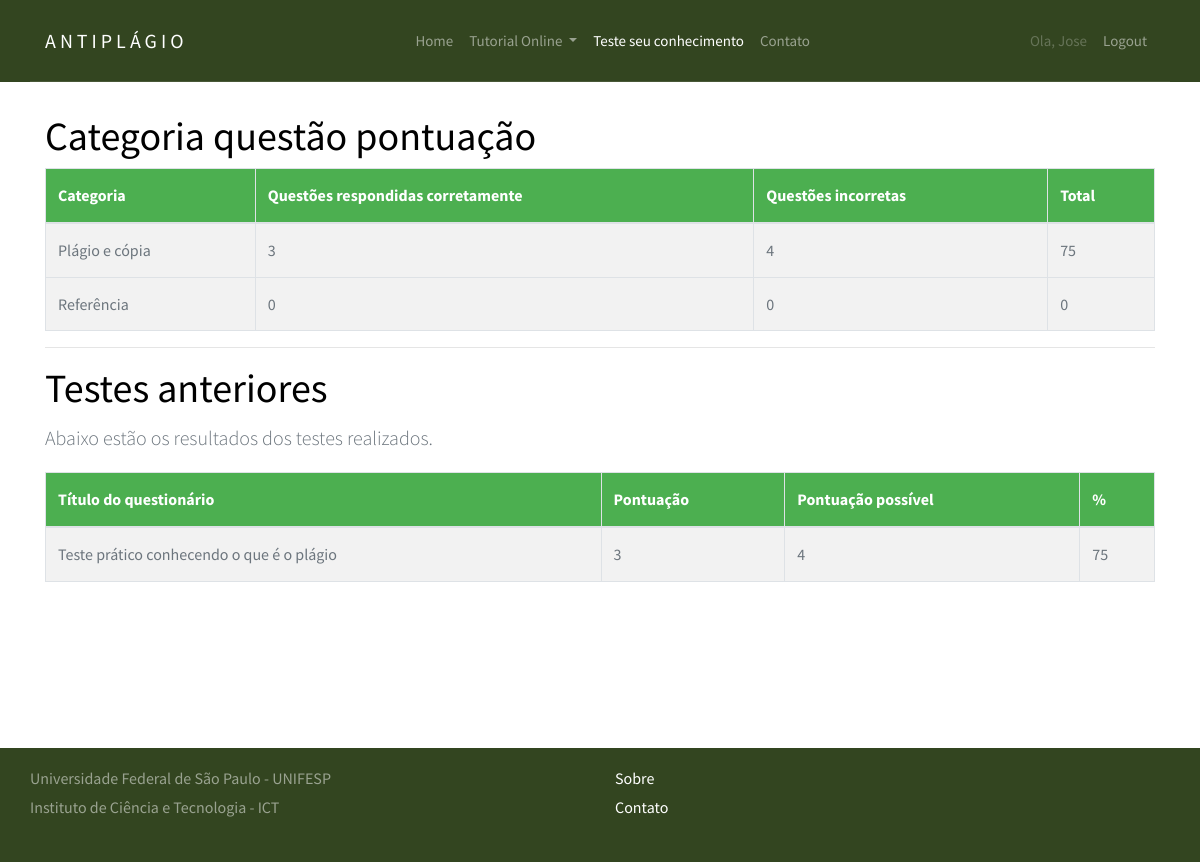
Before: /quiz/progress/ (signed in) with the older database file.
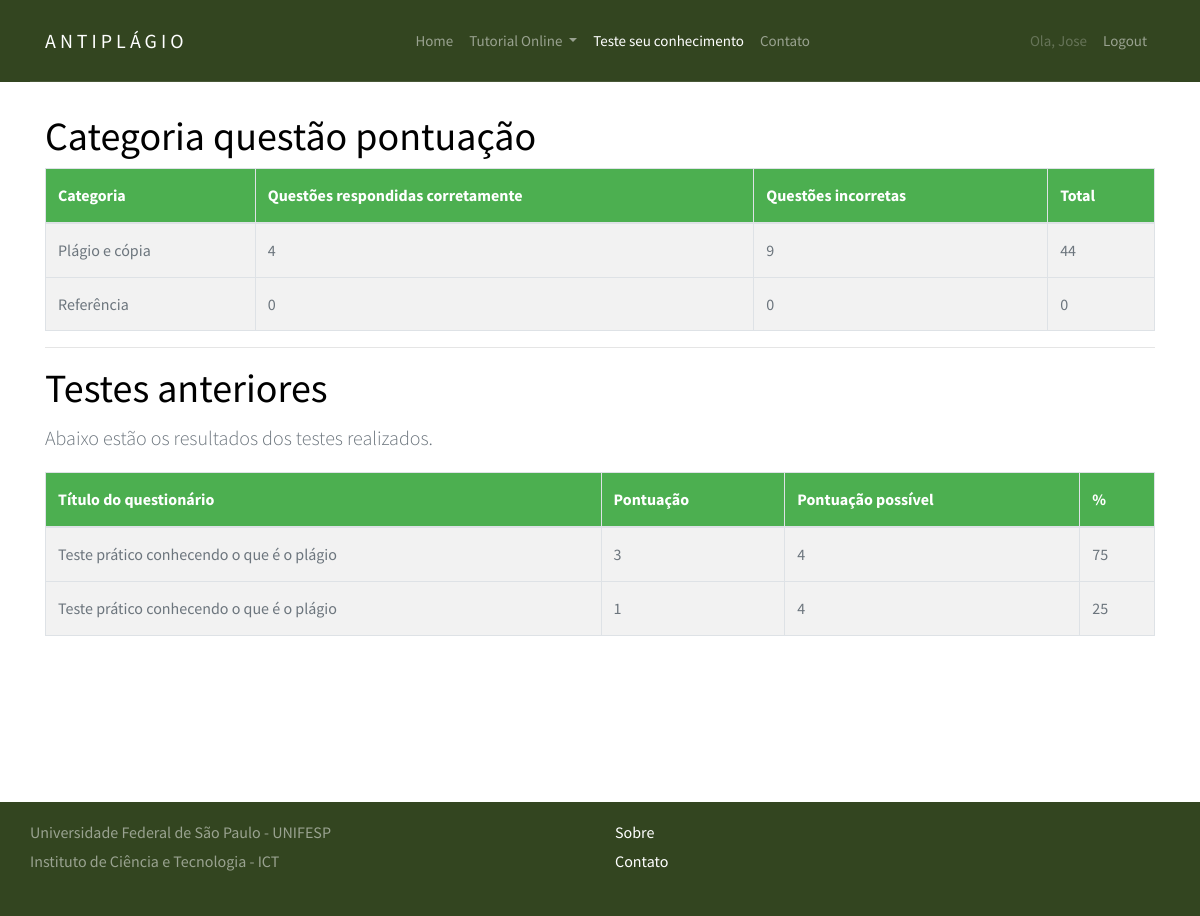
After: the same page with the newer database file.
### django_quiz/quiz/models.py (models this page shows, shortened)
@python_2_unicode_compatible
class Category(models.Model):
    category = models.CharField(
        verbose_name=_("Categoria"),
        max_length=250, blank=True,
        unique=True, null=True)
    objects = CategoryManager()
    class Meta:
        verbose_name = _("Categoria")
        verbose_name_plural = _("Categorias")

class Sitting(models.Model):
    user = models.ForeignKey(settings.AUTH_USER_MODEL, verbose_name=_("Usuário"), on_delete=models.PROTECT)
    quiz = models.ForeignKey(Quiz, verbose_name=_("Quiz"), on_delete=models.PROTECT)
    question_order = models.CharField(
        max_length=1024,
        verbose_name=_("Ordem das questões"),
        validators=[validate_comma_separated_integer_list])
    question_list = models.CharField(
        max_length=1024,
        verbose_name=_("Lista das questões"),
        validators=[validate_comma_separated_integer_list])
    incorrect_questions = models.CharField(
        max_length=1024,
        blank=True,
        verbose_name=_("Questões incorretas"),
        validators=[validate_comma_separated_integer_list])
    current_score = models.IntegerField(verbose_name=_("Pontuação atual"))
    complete = models.BooleanField(default=False, blank=False,
                                   verbose_name=_("Completa"))
    user_answers = models.TextField(blank=True, default='{}',
                                    verbose_name=_("Resposta do usuário"))
    start = models.DateTimeField(auto_now_add=True,
                                 verbose_name=_("Iniciar"))
    end = models.DateTimeField(null=True, blank=True, verbose_name=_("Fim"))
    objects = SittingManager()
    class Meta:
        permissions = (("view_sittings", _("Visualizar testes concluídos.")),)
    def _question_ids(self):
        return [int(n) for n in self.question_order.split(',') if n]
    @property
    def get_percent_correct(self):
        dividend = float(self.current_score)
        divisor = len(self._question_ids())
        if divisor < 1:
            return 0            # prevent divide by zero error
        if dividend > divisor:
            return 100
        correct = int(round((dividend / divisor) * 100))
        if correct >= 1:
            return correct
        else:
            return 0
    @property
    def get_max_score(self):
        return len(self._question_ids())

@python_2_unicode_compatible
class Quiz(models.Model):
    title = models.CharField(
        verbose_name=_("Título"),
        max_length=60, blank=False)
    description = models.TextField(
        verbose_name=_("Descrição"),
        blank=True, help_text=_("Descrição do questionário"))
    url = models.SlugField(
        max_length=60, blank=False,
        help_text=_("Uma URL amigável"),
        verbose_name=_("Uma URL amigável"))
    category = models.ForeignKey(
        Category, null=True, blank=True,
        verbose_name=_("Categoria"), on_delete=models.PROTECT)
    random_order = models.BooleanField(
        blank=False, default=False,
        verbose_name=_("Ordem aleatória"),
        help_text=_("Exibe as peguntas em"
                    "uma ordem aleatória ou como eles "
                    "estão setados?"))
    max_questions = models.PositiveIntegerField(
        blank=True, null=True, verbose_name=_("Questões Max"),
        help_text=_("Número de perguntas a serem respondidas em cada tentativa."))
    answers_at_end = models.BooleanField(
        blank=False, default=False,
        help_text=_("A resposta correta NÃO é mostrada após a pergunta ."
                    " Respostas exibidas no final."),
        verbose_name=_("Respostas no final"))
    exam_paper = models.BooleanField(
        blank=False, default=False,
        help_text=_("Se sim o resultado de cada"
                    " tentativa do usuário será"
                    " armazenado. Necessário marcação"),
        verbose_name=_("Resultado teste"))
    single_attempt = models.BooleanField(
        blank=False, default=False,
        help_text=_("Se sim, apenas uma tentativa por"
                    " usuário será permitida"
                    " Não usuários não poderam fazer este teste."),
        verbose_name=_("Tentativa única"))
    pass_mark = models.SmallIntegerField(
        blank=True, default=0,
        verbose_name=_("Marca de aprovação"),
        help_text=_("Porcentagem necessária para passar no teste."),
        validators=[MaxValueValidator(100)])
    success_text = models.TextField(
        blank=True, help_text=_("Exibido se o usuário for aprovado."),
        verbose_name=_("Texto de sucesso"))
    fail_text = models.TextField(
        verbose_name=_("Texto de falha"),
        blank=True, help_text=_("Exibido se o usuário falhar"))
    draft = models.BooleanField(
        blank=True, default=False,
        verbose_name=_("Draft"),
        help_text=_("Se sim o questionário não é exibido"
                    " na lista de perguntas e só pode ser"
                    " visualizada por usuários que podem editar"
                    " os testes."))
    class Meta:
        verbose_name = _("Quiz")
        verbose_name_plural = _("Quizzes")

### django_quiz/quiz/views.py (the view)
class QuizUserProgressView(TemplateView):
    template_name = 'progress.html'
    @method_decorator(login_required)
    def dispatch(self, request, *args, **kwargs):
        return super(QuizUserProgressView, self)\
            .dispatch(request, *args, **kwargs)
    def get_context_data(self, **kwargs):
        context = super(QuizUserProgressView, self).get_context_data(**kwargs)
        progress, c = Progress.objects.get_or_create(user=self.request.user)
        context['cat_scores'] = progress.list_all_cat_scores
        context['exams'] = progress.show_exams()
        return context

### django_quiz/quiz/models.py (called while the page is built)
    def show_exams(self):
        return Sitting.objects.filter(user=self.user, complete=True)

### django_quiz/build/lib/quiz/templates/progress.html (shortened to what this page needs)
{% extends "base.html" %}
{% load i18n %}
{% load quiz_tags %}
{% block menu %}
<header role="banner">
	<nav class="navbar navbar-expand-md navbar-dark bg-light">
	  <div class="container">
		<a class="navbar-brand absolute" href="{% url 'siteTutorial_home' %}">AntiPlágio</a>
		<div class="collapse navbar-collapse navbar-light" id="navbarsExample05">
		  <ul class="navbar-nav mx-auto">
			<li class="nav-item">
			  <a class="nav-link" href="{% url 'siteTutorial_home' %}">Home</a>
			</li>
			<li class="nav-item dropdown">
				<a class="nav-link dropdown-toggle" href="{% url 'siteTutorial_topicos' %}" id="dropdown04" data-toggle="dropdown-item" aria-haspopup="true" aria-expanded="false">Tutorial Online </a>
			</li>
			<li class="nav-item">
			  <a class="nav-link active" href="{% url 'quiz_index' %}">Teste seu conhecimento</a>
			</li>
			<li class="nav-item">
			  <a class="nav-link" href="contact.html">Contato</a>
			</li>
		  </ul>
		  <ul class="navbar-nav absolute-right">
			{% if user.is_authenticated %}
			<li class="nav-item">
				<a class="nav-link disabled" href="">Ola, {{ user }}</a>
            </li>
            <li class="nav-item">
                    <a class="nav-link" href="{% url 'logout' %}">Logout</a>
            </li>
			{% else %}
			<li class="nav-item">
					<a class="nav-link" href="{% url 'login' %}">Login</a>
			</li>
			{% endif %}
		  </ul>
		</div>
	  </div>
	</nav>
</header>
{% endblock %}
{% block content %}
  {% if cat_scores %}
  <h1>{% trans "Categoria questão pontuação" %}</h1>
  <table class="table table-bordered table-striped">
	<thead>
	  <tr>
		<th>{% trans "Categoria" %}</th>
		<th>{% trans "Questões respondidas corretamente" %}</th>
		<th>{% trans "Questões incorretas" %}</th>
		<th>Total</th>
	  </tr>
	</thead>
	<tbody>
	  {% for cat, value in cat_scores.items %}
	  <tr>
		<td>{{ cat }}</td>
		<td>{{ value.0 }}</td>
		<td>{{ value.1 }}</td>
		<td>{{ value.2 }}</td>
	  </tr>
	  {% endfor %}
	</tbody>
  </table>
  {% endif %}
  {% if exams %}
  <hr>
  <h1>{% trans "Testes anteriores" %}</h1>
  <p class="lead">
	{% trans "Abaixo estão os resultados dos testes realizados." %}
  </p>
  <table class="table table-bordered table-striped">
	<thead>
	  <tr>
		<th>{% trans "Título do questionário" %}</th>
		<th>{% trans "Pontuação" %}</th>
		<th>{% trans "Pontuação possível" %}</th>
		<th>%</th>
	  </tr>
	</thead>
	<tbody>
	  {% for exam in exams %}
	  <tr>
		<td>{{ exam.quiz.title }}</td>
		<td>{{ exam.current_score }}</td>
		<td>{{ exam.get_max_score }}</td>
		<td>{{ exam.get_percent_correct }}</td>
	  </tr>
	  {% endfor %}
	</tbody>
  </table>
  {% endif %}
{% endblock %}

Changed rows visible on the page:
added Sitting: quiz "Teste prático conhecendo o que é o plágio", current_score "1", get_max_score "4", get_percent_correct "25"
Other visible differences:
new list line: "Plágio e cópia"
new list line: "4 9 44"
list line gone: "Plágio e cópia"
list line gone: "3 4 75"
